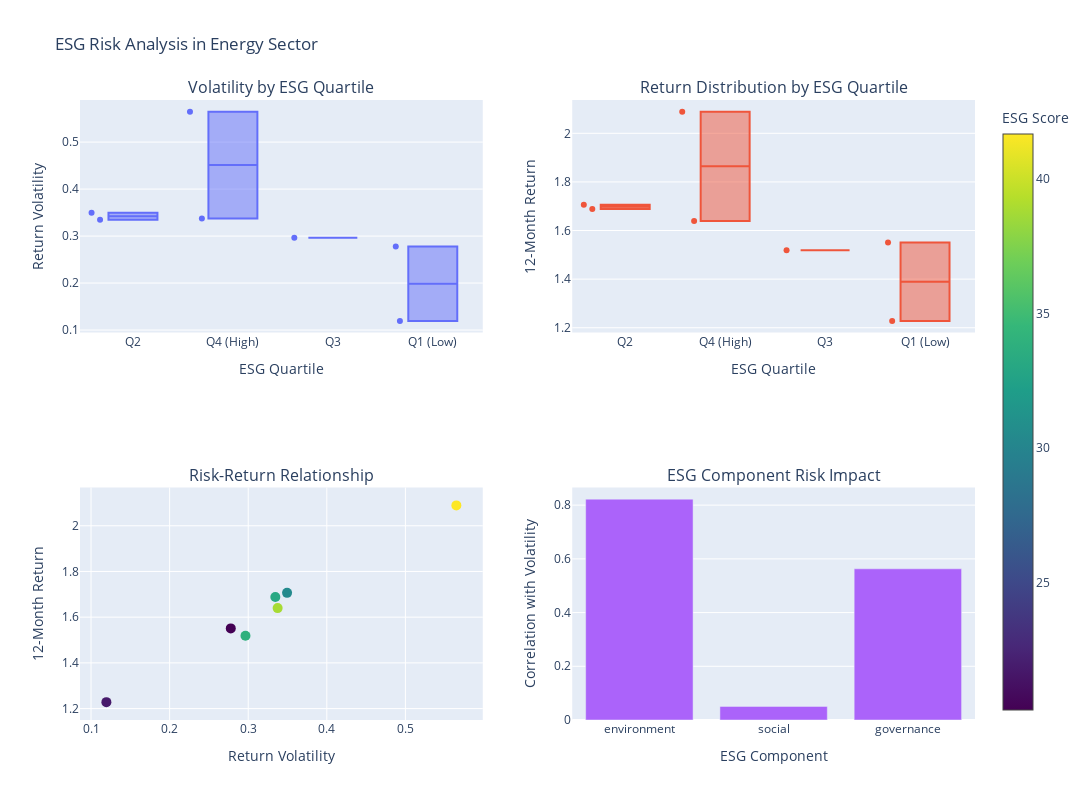

Write notebook code for a chart like this one.
### Code cell
def analyze_esg_risk_relationship():
    # 1. Calculate return volatility
    energy_df = df[df['GIS Sector'] == 'Energy'].copy()
    
    # Calculate volatility using return data
    energy_df['Return_Volatility'] = energy_df[['1M_Return', '3M_Return', '6M_Return', '12M_Return']].std(axis=1)
    
    # 2. Create ESG quartiles
    for score in ['environmentScore', 'socialScore', 'governanceScore', 'totalEsg']:
        energy_df[f'{score}_quartile'] = pd.qcut(energy_df[score], 
                                                q=4, 
                                                labels=['Q1 (Low)', 'Q2', 'Q3', 'Q4 (High)'])
    
    # 3. Risk Analysis
    fig = make_subplots(
        rows=2, cols=2,
        subplot_titles=('Volatility by ESG Quartile',
                       'Return Distribution by ESG Quartile',
                       'Risk-Return Relationship',
                       'ESG Component Risk Impact')
    )
    
    # Plot 1: Volatility by ESG Quartile
    fig.add_trace(
        go.Box(x=energy_df['totalEsg_quartile'],
               y=energy_df['Return_Volatility'],
               name='Volatility',
               boxpoints='all'),
        row=1, col=1
    )
    
    # Plot 2: Return Distribution by ESG Quartile
    fig.add_trace(
        go.Box(x=energy_df['totalEsg_quartile'],
               y=energy_df['12M_Return'],
               name='12M Return',
               boxpoints='all'),
        row=1, col=2
    )
    
    # Plot 3: Risk-Return Scatter
    fig.add_trace(
        go.Scatter(x=energy_df['Return_Volatility'],
                  y=energy_df['12M_Return'],
                  mode='markers',
                  marker=dict(
                      size=10,
                      color=energy_df['totalEsg'],
                      colorscale='Viridis',
                      showscale=True,
                      colorbar=dict(title='ESG Score')
                  ),
                  text=energy_df['Ticker'],
                  name='Risk-Return'),
        row=2, col=1
    )
    
    # Plot 4: Component Risk Impact
    component_correlations = []
    for score in ['environmentScore', 'socialScore', 'governanceScore']:
        corr, _ = stats.pearsonr(energy_df[score], energy_df['Return_Volatility'])
        component_correlations.append({
            'Component': score.replace('Score', ''),
            'Correlation': corr
        })
    
    corr_df = pd.DataFrame(component_correlations)
    fig.add_trace(
        go.Bar(x=corr_df['Component'],
               y=corr_df['Correlation'],
               name='Correlation with Volatility'),
        row=2, col=2
    )
    
    # Update layout
    fig.update_layout(height=800, width=1200,
                     title_text='ESG Risk Analysis in Energy Sector',
                     showlegend=False)
    
    fig.update_xaxes(title_text='ESG Quartile', row=1, col=1)
    fig.update_xaxes(title_text='ESG Quartile', row=1, col=2)
    fig.update_xaxes(title_text='Return Volatility', row=2, col=1)
    fig.update_xaxes(title_text='ESG Component', row=2, col=2)
    
    fig.update_yaxes(title_text='Return Volatility', row=1, col=1)
    fig.update_yaxes(title_text='12-Month Return', row=1, col=2)
    fig.update_yaxes(title_text='12-Month Return', row=2, col=1)
    fig.update_yaxes(title_text='Correlation with Volatility', row=2, col=2)
    
    fig.show()
    
    # Additional Statistical Analysis
    print("\nRisk Analysis Statistics:")
    risk_stats = energy_df.groupby('totalEsg_quartile').agg({
        'Return_Volatility': ['mean', 'std', 'count'],
        '12M_Return': ['mean', 'std']
    }).round(4)
    print(risk_stats)
    
    # Calculate Sharpe Ratio for each ESG quartile
    # Assuming risk-free rate = 0 for simplicity
    risk_stats['Sharpe_Ratio'] = (
        risk_stats['12M_Return']['mean'] / risk_stats['12M_Return']['std']
    )
    
    print("\nRisk-Adjusted Returns by ESG Quartile:")
    print(risk_stats['Sharpe_Ratio'].round(4))
    
    # Test for significance in volatility differences
    f_stat, p_value = stats.f_oneway(
        *[group['Return_Volatility'].values for name, group in energy_df.groupby('totalEsg_quartile')]
    )
    print(f"\nANOVA Test for Volatility Differences:")
    print(f"F-statistic: {f_stat:.4f}")
    print(f"p-value: {p_value:.4f}")

# Run the analysis
analyze_esg_risk_relationship()

### Figure 1 — Plotly figure (JSON) as saved in the notebook; plotly's stock layout.template omitted (floating-point values rounded to 4 significant figures)
{"data": [{"boxpoints": "all", "name": "Volatility", "type": "box", "x": ["Q2", "Q4 (High)", "Q2", "Q3", "Q4 (High)", "Q1 (Low)", "Q1 (Low)"], "xaxis": "x", "y": [0.3494, 0.5648, 0.3345, 0.2965, 0.3374, 0.1195, 0.2778], "yaxis": "y"}, {"boxpoints": "all", "name": "12M Return", "type": "box", "x": ["Q2", "Q4 (High)", "Q2", "Q3", "Q4 (High)", "Q1 (Low)", "Q1 (Low)"], "xaxis": "x2", "y": [1.706, 2.089, 1.689, 1.519, 1.64, 1.228, 1.551], "yaxis": "y2"}, {"marker": {"color": [30.49, 41.66, 33.11, 33.91, 38.81, 21.82, 20.28], "colorbar": {"title": {"text": "ESG Score"}}, "colorscale": [[0, "#440154"], [0.1111, "#482878"], [0.2222, "#3e4989"], [0.3333, "#31688e"], [0.4444, "#26828e"], [0.5556, "#1f9e89"], [0.6667, "#35b779"], [0.7778, "#6ece58"], [0.8889, "#b5de2b"], [1, "#fde725"]], "showscale": true, "size": 10}, "mode": "markers", "name": "Risk-Return", "text": ["MPC", "OXY", "HES", "COP", "APA", "WMB", "SLB"], "type": "scatter", "x": [0.3494, 0.5648, 0.3345, 0.2965, 0.3374, 0.1195, 0.2778], "xaxis": "x3", "y": [1.706, 2.089, 1.689, 1.519, 1.64, 1.228, 1.551], "yaxis": "y3"}, {"name": "Correlation with Volatility", "type": "bar", "x": ["environment", "social", "governance"], "xaxis": "x4", "y": [0.8224, 0.05071, 0.563], "yaxis": "y4"}], "layout": {"annotations": [{"font": {"size": 16}, "showarrow": false, "text": "Volatility by ESG Quartile", "x": 0.225, "xanchor": "center", "xref": "paper", "y": 1, "yanchor": "bottom", "yref": "paper"}, {"font": {"size": 16}, "showarrow": false, "text": "Return Distribution by ESG Quartile", "x": 0.775, "xanchor": "center", "xref": "paper", "y": 1, "yanchor": "bottom", "yref": "paper"}, {"font": {"size": 16}, "showarrow": false, "text": "Risk-Return Relationship", "x": 0.225, "xanchor": "center", "xref": "paper", "y": 0.375, "yanchor": "bottom", "yref": "paper"}, {"font": {"size": 16}, "showarrow": false, "text": "ESG Component Risk Impact", "x": 0.775, "xanchor": "center", "xref": "paper", "y": 0.375, "yanchor": "bottom", "yref": "paper"}], "height": 800, "showlegend": false, "title": {"text": "ESG Risk Analysis in Energy Sector"}, "width": 1200, "xaxis": {"anchor": "y", "domain": [0, 0.45], "title": {"text": "ESG Quartile"}}, "xaxis2": {"anchor": "y2", "domain": [0.55, 1], "title": {"text": "ESG Quartile"}}, "xaxis3": {"anchor": "y3", "domain": [0, 0.45], "title": {"text": "Return Volatility"}}, "xaxis4": {"anchor": "y4", "domain": [0.55, 1], "title": {"text": "ESG Component"}}, "yaxis": {"anchor": "x", "domain": [0.625, 1], "title": {"text": "Return Volatility"}}, "yaxis2": {"anchor": "x2", "domain": [0.625, 1], "title": {"text": "12-Month Return"}}, "yaxis3": {"anchor": "x3", "domain": [0, 0.375], "title": {"text": "12-Month Return"}}, "yaxis4": {"anchor": "x4", "domain": [0, 0.375], "title": {"text": "Correlation with Volatility"}}}}
